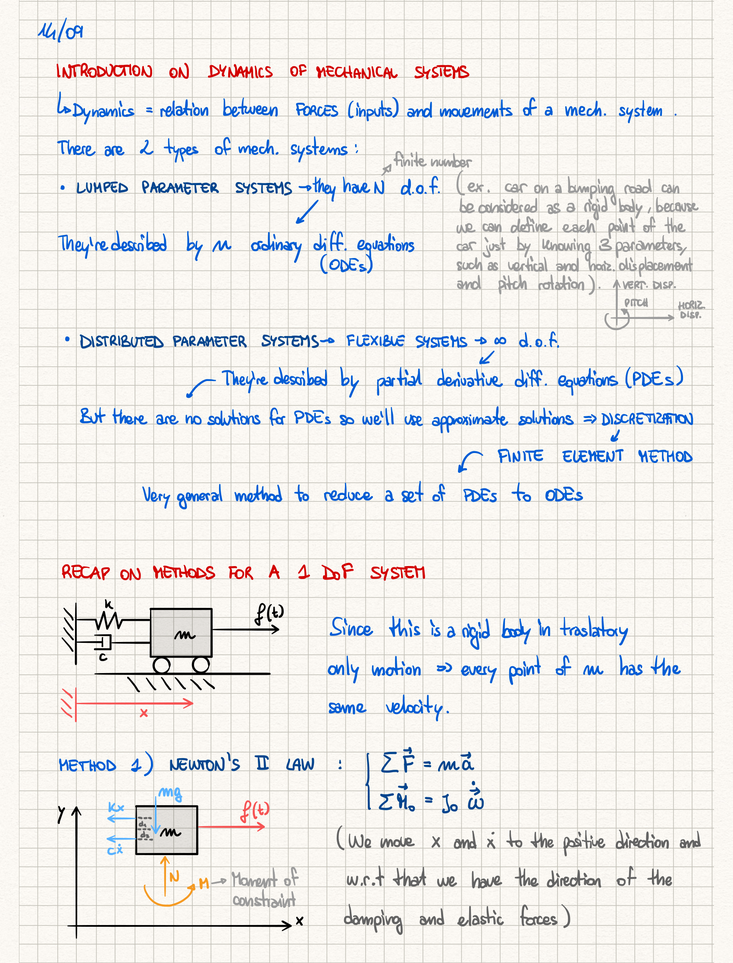
#> input picture rendered/original/page_001.png, 733 x 963 px, shrunk from 1700 x 2232 before the run; its folder holds only this picture in this run
$ python -i clean_notes_gui.py   (imports and definitions only)
#> lines starting #> are read from the running program, lines starting #| are printed output that depends on the picture; after the words box and inside, x2 and y2 are one past the last pixel; in counts of white or black regions, pixels touching at a corner belong together
# ==== PATCH START: Verbose Vectorization Tab (Stage 3) ====
# Add (or keep) these imports near the top of your file:
import time
import json
import math
import numpy as np
import cv2
from pathlib import Path
from tkinter import ttk, filedialog, messagebox
import tkinter as tk

# ---------- Helper functions used by Stage 3 (safe to reuse existing ones) ----------

def auto_white_background(bw_img):
    border = np.concatenate([bw_img[0,:], bw_img[-1,:], bw_img[:,0], bw_img[:,-1]])
    if border.mean() < 127:
        bw_img = cv2.bitwise_not(bw_img)
    return bw_img

def list_images(folder: Path):
    exts = (".png", ".jpg", ".jpeg", ".tif", ".tiff", ".bmp")
    return sorted([p for p in folder.glob("*") if p.suffix.lower() in exts])

# [9 lines left out: function ensure_dirs, not called in this run]

def to_binary(img_bgr):
    if len(img_bgr.shape) == 3:
        gray = cv2.cvtColor(img_bgr, cv2.COLOR_BGR2GRAY)
    else:
        gray = img_bgr
    _, bw = cv2.threshold(gray, 127, 255, cv2.THRESH_BINARY)
    bw = auto_white_background(bw)
    return bw

def morphological_skeleton(bw):
    # Expect bw as 0/255; treat black(0) as ink
    img = (bw == 0).astype(np.uint8)
    skel = np.zeros_like(img, dtype=np.uint8)
    kernel = cv2.getStructuringElement(cv2.MORPH_CROSS, (3,3))
    # Iterate until full erosion
    while True:
        eroded = cv2.erode(img, kernel)
        opened = cv2.dilate(eroded, kernel)
        temp = img - opened
        skel = cv2.bitwise_or(skel, temp)
        img = eroded
        if not img.any():
            break
    return (skel*255).astype(np.uint8)

# [22 lines left out: functions _perp_dist, rdp, not called in this run]

NEIGH = [(-1,-1), (-1,0), (-1,1), (0,-1), (0,1), (1,-1), (1,0), (1,1)]

def build_graph(skel):
    ys, xs = np.where(skel == 0)  # black pixels
    pixels = list(zip(xs.tolist(), ys.tolist()))
    pix_set = set(pixels)
    degree = {}
    neighbors = {}
    for x, y in pixels:
        nb = []
        for dx, dy in NEIGH:
            nx, ny = x+dx, y+dy
            if (nx, ny) in pix_set:
                nb.append((nx, ny))
        neighbors[(x,y)] = nb
        degree[(x,y)] = len(nb)
    return pix_set, degree, neighbors

def trace_paths(pix_set, degree, neighbors):
    visited = set()
    strokes = []

    def walk(start, prev=None):
        path = [start]
        cur = start
        while True:
            nb = [p for p in neighbors[cur] if p != prev]
            nxt_candidates = [p for p in nb if p not in visited]
            if degree[cur] != 2:
                break
            nxt = nxt_candidates[0] if nxt_candidates else (nb[0] if nb else None)
            if nxt is None:
                break
            prev, cur = cur, nxt
            if cur in path:
                break
            path.append(cur)
            visited.add(cur)
        return path

    endpoints = [p for p in pix_set if degree[p] == 1]
    for ep in endpoints:
        if ep in visited:
            continue
        visited.add(ep)
        path = walk(ep, prev=None)
        strokes.append(path)

    for p in pix_set:
        if p in visited:
            continue
        if degree[p] != 2:
            for nb in neighbors[p]:
                if nb not in visited:
                    visited.add(p)
                    path = [p] + walk(nb, prev=p)
                    strokes.append(path)
        else:
            path = [p]
            visited.add(p)
            prev = None
            cur = p
            while True:
                nb = [q for q in neighbors[cur] if q != prev]
                nxt = None
                for q in nb:
                    if q not in visited:
                        nxt = q; break
                if nxt is None:
                    break
                prev, cur = cur, nxt
                visited.add(cur)
                path.append(cur)
                if cur == p:
                    break
            strokes.append(path)

    strokes = [s for s in strokes if len(s) > 0]
    return strokes

def vectorize_bw_verbose(bw_img, epsilon=0.8, log=lambda *_: None):
    t0 = time.perf_counter()
    bw = to_binary(bw_img)
    h, w = bw.shape[:2]
    ink = int((bw==0).sum())
    log(f"  • Img {w}x{h} – pixel inchiostro: {ink:,}")

    t1 = time.perf_counter()
    skel = morphological_skeleton(bw)
    sk_ink = int((skel==0).sum())
    t2 = time.perf_counter()
    log(f"  • Scheletro: {sk_ink:,} pixel (t={t2-t1:.2f}s)")

    pix_set, degree, neighbors = build_graph(skel)
    deg_vals = list(degree.values())
    endpoints = sum(1 for d in deg_vals if d == 1)
    junctions = sum(1 for d in deg_vals if d >= 3)
    log(f"  • Grafo: nodi={len(pix_set):,}, estremi={endpoints:,}, giunzioni={junctions:,}")

    raw_strokes = trace_paths(pix_set, degree, neighbors)
    log(f"  • Cammini grezzi: {len(raw_strokes):,}")

    strokes = []
    total_pts_before = 0
    total_pts_after = 0
    for path in raw_strokes:
        pts = [(int(x), int(y)) for (x,y) in path]
        total_pts_before += len(pts)
        if len(pts) == 1:
            s = {"type": "dot", "points": [pts[0]], "radius_px": 1}
            strokes.append(s)
            total_pts_after += 1
        else:
            simp = rdp(pts, epsilon=float(epsilon)) if epsilon and epsilon > 0 else pts
            strokes.append({"type": "polyline", "points": simp, "closed": (len(pts) > 3 and pts[0] == pts[-1])})
            total_pts_after += len(simp)

    t3 = time.perf_counter()
    red = (1 - (total_pts_after / max(1, total_pts_before))) * 100
    log(f"  • RDP ε={epsilon:.2f}: punti {total_pts_before:,} → {total_pts_after:,} (–{red:.1f}%), t={t3-t2:.2f}s")
    log(f"  • Totale vettorizzazione: {t3-t0:.2f}s")

    return strokes, skel

# [15 lines left out: function preview_overlay, not called in this run]

# ---------- REPLACE your current Stage3Frame with this verbose version ----------

class Stage3Frame(ttk.Frame):
    # [33 lines left out: functions __init__, _build_ui, not called in this run]

    def _pick_out_dir(self):
        d = filedialog.askdirectory(title="Scegli cartella base")
        if d: self.base_out_var.set(d)

    # [81 lines left out: functions _log, _vectorize_single, _preview_some, _vectorize_all, not called in this run]

# ==== PATCH END ====

>>> import cv2
>>> picture = cv2.imread('rendered/original/page_001.png')
#> picture is the input picture: shape (963, 733, 3); mean B, G, R 233, 234.1, 235
>>> result = vectorize_bw_verbose(picture)
#> in to_binary, `gray = cv2.cvtColor(img_bgr, cv2.COLOR_BGR2GRAY)`:
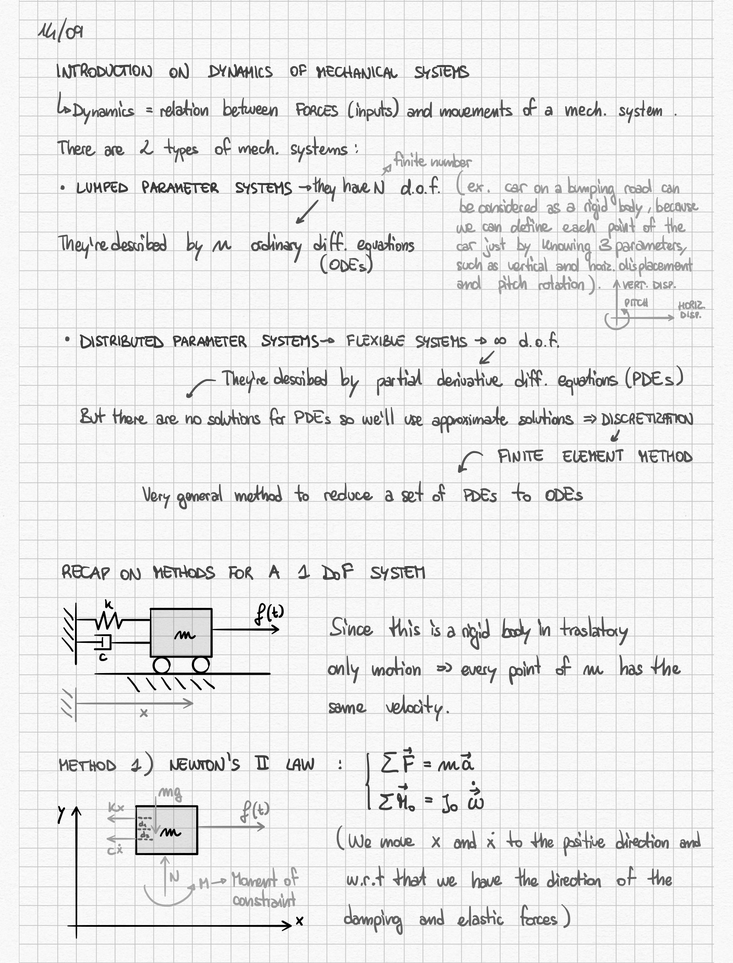
#> gray: shape (963, 733); min 0, max 255, mean 234.1
#> in to_binary, `_, bw = cv2.threshold(gray, 127, 255, cv2.THRESH_BINARY)`:
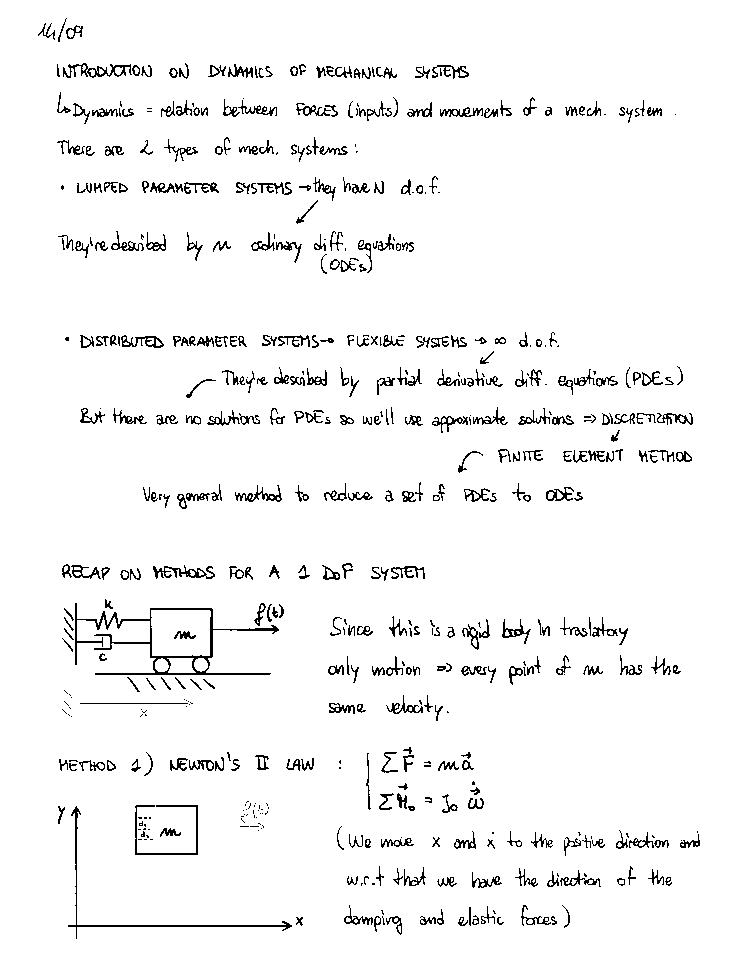
#> bw: shape (963, 733); 95.9% white; black in thin lines or dots, all inside (x1, y1, x2, y2) = (38, 18, 700, 939)
#> in auto_white_background, `border = np.concatenate([bw_img[0,:], bw_img[-1,:], bw_img[:,0], bw_im..`: border = 3392 values from 255 to 255
#> in vectorize_bw_verbose, `ink = int((bw==0).sum())`: ink = 29034
#> the loop in morphological_skeleton, `while True:` made 3 passes
#> pass 1, in morphological_skeleton, `eroded = cv2.erode(img, kernel)`:
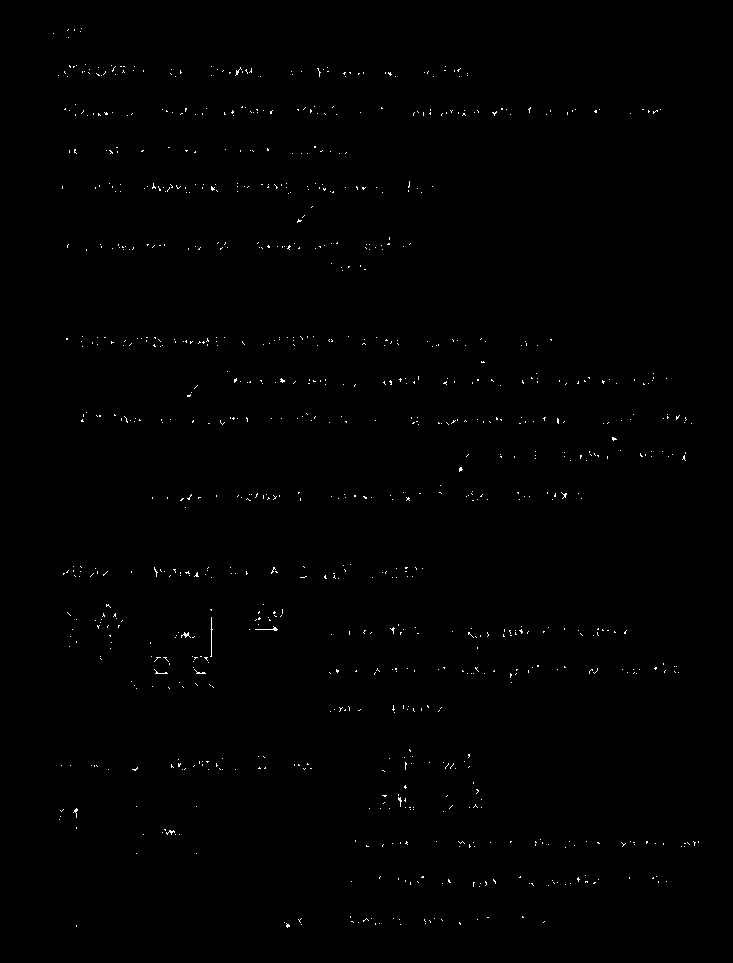
#> eroded: shape (963, 733); values 0 (black) and 1 (white), 0.38% white in thin lines or dots, all inside (x1, y1, x2, y2) = (53, 28, 699, 928)
#> pass 1, in morphological_skeleton, `opened = cv2.dilate(eroded, kernel)`:
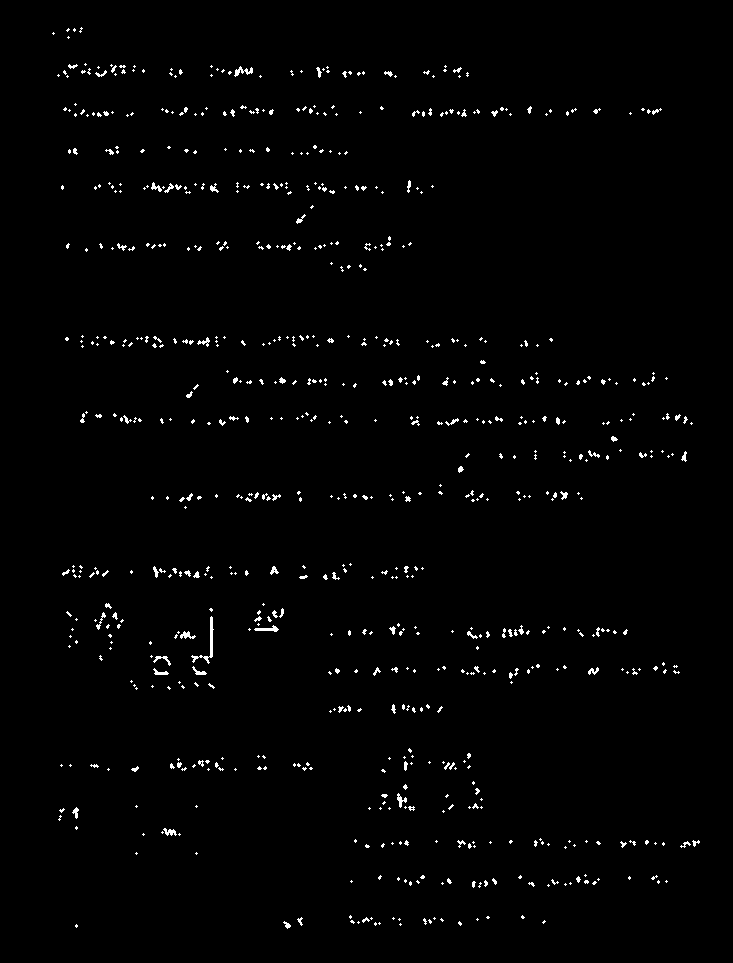
#> opened: shape (963, 733); values 0 (black) and 1 (white), 1.3% white in thin lines or dots, all inside (x1, y1, x2, y2) = (52, 27, 700, 929)
#> pass 1, in morphological_skeleton, `temp = img - opened`:
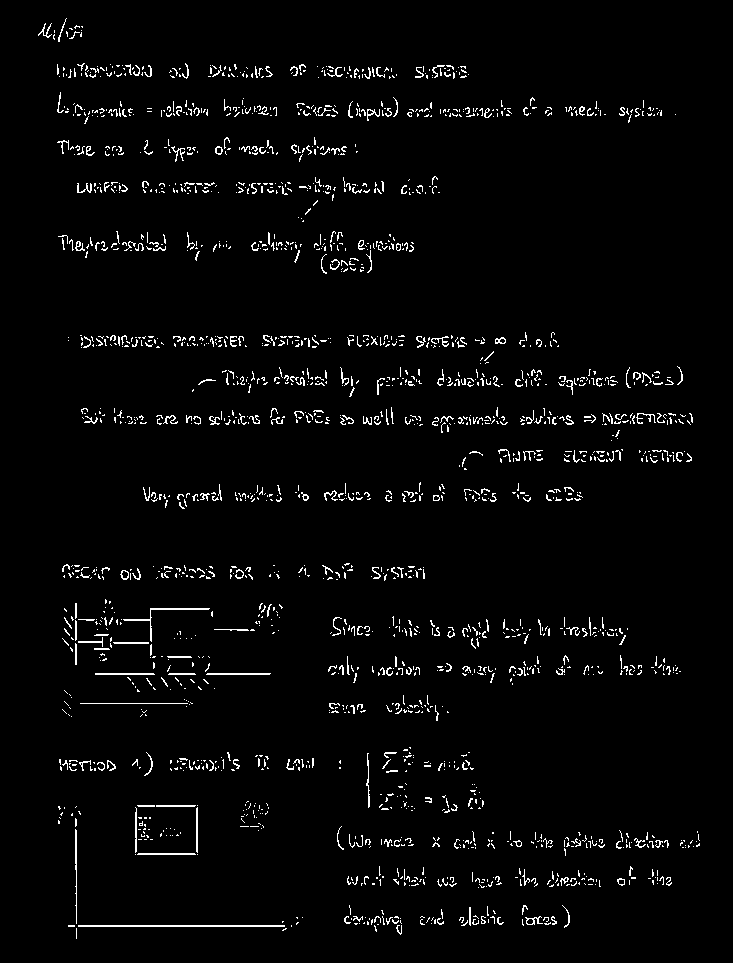
#> temp: shape (963, 733); values 0 (black) and 1 (white), 2.8% white in thin lines or dots, all inside (x1, y1, x2, y2) = (38, 18, 700, 939)
#> after the loop in morphological_skeleton, `while True:`: eroded: shape (963, 733); every value is 0
#> after the loop in morphological_skeleton, `while True:`:
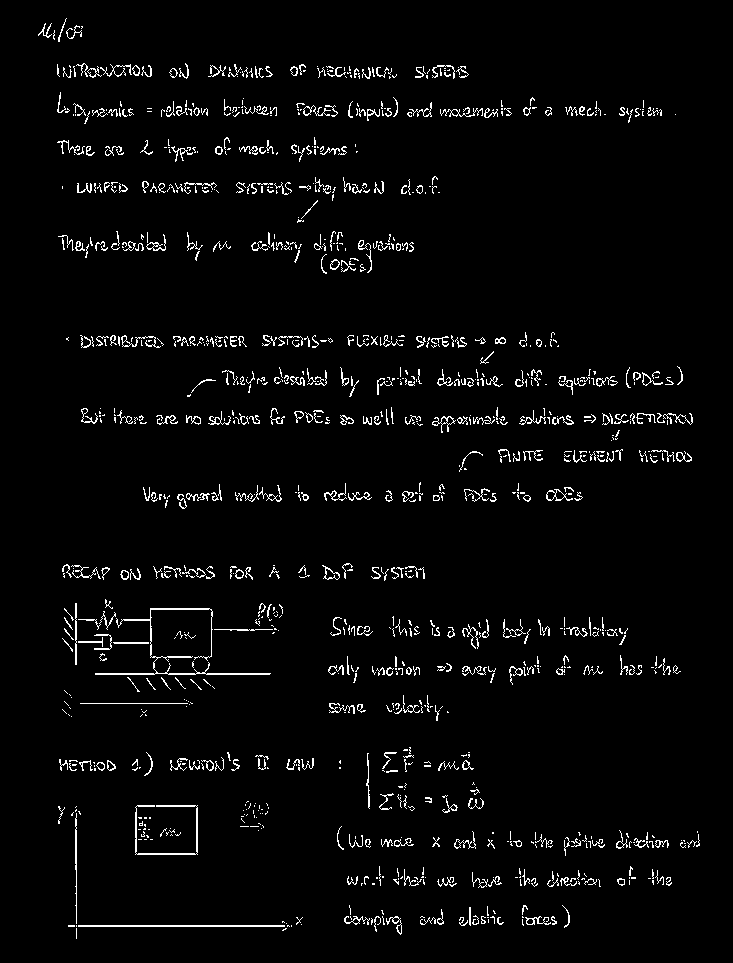
#> skel: shape (963, 733); values 0 (black) and 1 (white), 3.2% white in thin lines or dots, all inside (x1, y1, x2, y2) = (38, 18, 700, 939)
#> in vectorize_bw_verbose, `sk_ink = int((skel==0).sum())`: sk_ink = 683440
#> in build_graph, `pixels = list(zip(xs.tolist(), ys.tolist()))`: pixels = 683440 items
#> in vectorize_bw_verbose, `endpoints = sum(1 for d in deg_vals if d == 1)`: endpoints = 21
#> in vectorize_bw_verbose, `junctions = sum(1 for d in deg_vals if d >= 3)`: junctions = 683244
#> in trace_paths, `endpoints = [p for p in pix_set if degree[p] == 1]`: endpoints = [(140, 824), (563, 670), (474, 420), (213, 422), (211, 340), (245, 148), (263, 378), (341, 667), (78, 242), (533, 371), (422, 343), (359, 247), (409, 383), (390, 841), (329, 187), (147, 498), (81, 763), (141, 824), (570, 108), (355, 917), (468, 669)]
#> in walk, `path = [start]`: path = [(140, 824)]
#> in walk, `cur = start`: cur = (140, 824)
#> the loop in walk, `while True:` made 1 pass
#> after the loop in walk, `while True:`: visited = 1 item
#> in trace_paths, `path = walk(ep, prev=None)`: path = [(140, 824)]
#> in trace_paths, `path = [p] + walk(nb, prev=p)`: path = [(476, 78), (475, 77)]
